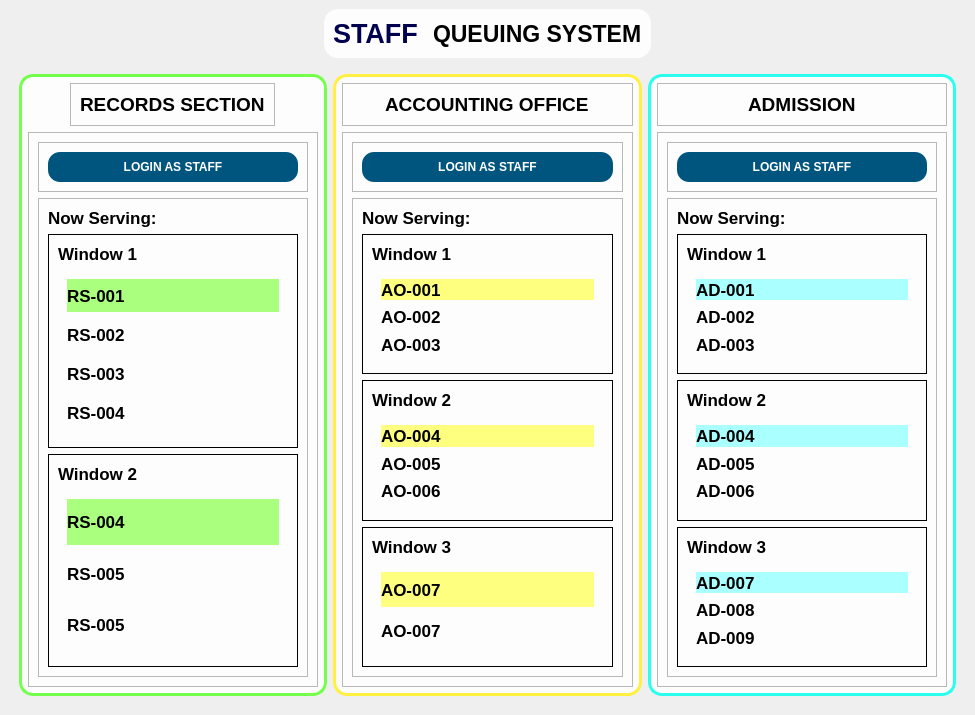
<?xml version="1.0" encoding="UTF-8"?>
<ui version="4.0">
 <class>MainWindow</class>
 <widget class="QMainWindow" name="MainWindow">
  <property name="geometry">
   <rect>
    <x>0</x>
    <y>0</y>
    <width>975</width>
    <height>715</height>
   </rect>
  </property>
  <property name="windowTitle">
   <string>MainWindow</string>
  </property>
  <widget class="QWidget" name="centralwidget">
   <property name="styleSheet">
    <string notr="true">#bottomframe {
	background: transparent;
}
#accounting, #records, #admission, #title{
	background: transparent;
	border-radius: 14px;	
	background-color: rgba(255, 255, 255, 220);
}
#records {
	border: 3px solid  rgb(115, 255, 76);
}
#accounting {
	border: 3px solid rgb(255, 240, 65);
}
#admission {
	border: 3px solid rgb(42, 255, 238);
}

#centralwidget {
	background: url(:/image/staff-bg.jpeg);

}
#winsactg QLabel, #winsrs QLabel, #adwin QLabel{
	font-size: 17px;
	font-weight: 600;
}
#w1, #w2, #w3, 
#w1_2, #w2_2,
#w1_3, #w2_3, #w3_3 {
	border: 1px solid black;
}
#firstInLine, #firstInLine_2, #firstInLine_3 {	
	background-color: rgb(255, 255, 127);
}
#firstInLine_4, #firstInLine_5, #firstInLine_6 {
	background-color: rgb(170, 255, 255);
}
#firstInLine_7, #firstInLine_8 {
	background-color: rgb(170, 255, 127);
}
QPushButton {
	border: none;
	padding: 8px 0;
	background-color: rgb(0, 85, 127);
	color: white;
	font-size: 12px;
	font-weight: 600;
	border-radius: 12px;
}


</string>
   </property>
   <layout class="QVBoxLayout" name="verticalLayout">
    <item alignment="Qt::AlignHCenter">
     <widget class="QFrame" name="title">
      <property name="font">
       <font>
        <pointsize>20</pointsize>
        <weight>75</weight>
        <bold>true</bold>
       </font>
      </property>
      <property name="frameShape">
       <enum>QFrame::StyledPanel</enum>
      </property>
      <property name="frameShadow">
       <enum>QFrame::Raised</enum>
      </property>
      <layout class="QHBoxLayout" name="horizontalLayout_2">
       <property name="spacing">
        <number>15</number>
       </property>
       <item>
        <widget class="QLabel" name="label_7">
         <property name="font">
          <font>
           <pointsize>20</pointsize>
           <weight>75</weight>
           <bold>true</bold>
          </font>
         </property>
         <property name="text">
          <string>&lt;html&gt;&lt;head/&gt;&lt;body&gt;&lt;p&gt;&lt;span style=&quot; color:#00004f;&quot;&gt;STAFF&lt;/span&gt;&lt;/p&gt;&lt;/body&gt;&lt;/html&gt;</string>
         </property>
        </widget>
       </item>
       <item>
        <widget class="QLabel" name="label">
         <property name="font">
          <font>
           <pointsize>17</pointsize>
           <weight>75</weight>
           <bold>true</bold>
          </font>
         </property>
         <property name="text">
          <string>QUEUING SYSTEM</string>
         </property>
        </widget>
       </item>
      </layout>
     </widget>
    </item>
    <item>
     <widget class="QFrame" name="bottomframe">
      <property name="enabled">
       <bool>true</bool>
      </property>
      <property name="sizePolicy">
       <sizepolicy hsizetype="Preferred" vsizetype="Expanding">
        <horstretch>0</horstretch>
        <verstretch>0</verstretch>
       </sizepolicy>
      </property>
      <property name="frameShape">
       <enum>QFrame::StyledPanel</enum>
      </property>
      <property name="frameShadow">
       <enum>QFrame::Raised</enum>
      </property>
      <layout class="QHBoxLayout" name="horizontalLayout">
       <item>
        <widget class="QWidget" name="records" native="true">
         <property name="styleSheet">
          <string notr="true"/>
         </property>
         <layout class="QVBoxLayout" name="verticalLayout_3">
          <item alignment="Qt::AlignHCenter">
           <widget class="QFrame" name="frame">
            <property name="frameShape">
             <enum>QFrame::StyledPanel</enum>
            </property>
            <property name="frameShadow">
             <enum>QFrame::Raised</enum>
            </property>
            <layout class="QVBoxLayout" name="verticalLayout_4">
             <item alignment="Qt::AlignHCenter|Qt::AlignTop">
              <widget class="QLabel" name="label_2">
               <property name="font">
                <font>
                 <pointsize>14</pointsize>
                 <weight>75</weight>
                 <bold>true</bold>
                </font>
               </property>
               <property name="text">
                <string>RECORDS SECTION</string>
               </property>
              </widget>
             </item>
            </layout>
           </widget>
          </item>
          <item>
           <widget class="QFrame" name="frame_2">
            <property name="sizePolicy">
             <sizepolicy hsizetype="Preferred" vsizetype="MinimumExpanding">
              <horstretch>0</horstretch>
              <verstretch>0</verstretch>
             </sizepolicy>
            </property>
            <property name="frameShape">
             <enum>QFrame::StyledPanel</enum>
            </property>
            <property name="frameShadow">
             <enum>QFrame::Raised</enum>
            </property>
            <layout class="QVBoxLayout" name="verticalLayout_5">
             <item>
              <widget class="QFrame" name="frame_5">
               <property name="frameShape">
                <enum>QFrame::StyledPanel</enum>
               </property>
               <property name="frameShadow">
                <enum>QFrame::Raised</enum>
               </property>
               <layout class="QVBoxLayout" name="verticalLayout_10">
                <item>
                 <widget class="QPushButton" name="Recordbtn">
                  <property name="text">
                   <string>LOGIN AS STAFF</string>
                  </property>
                 </widget>
                </item>
               </layout>
              </widget>
             </item>
             <item>
              <widget class="QFrame" name="winsrs">
               <property name="sizePolicy">
                <sizepolicy hsizetype="Preferred" vsizetype="MinimumExpanding">
                 <horstretch>0</horstretch>
                 <verstretch>0</verstretch>
                </sizepolicy>
               </property>
               <property name="frameShape">
                <enum>QFrame::StyledPanel</enum>
               </property>
               <property name="frameShadow">
                <enum>QFrame::Raised</enum>
               </property>
               <layout class="QVBoxLayout" name="verticalLayout_9">
                <item>
                 <widget class="QLabel" name="label_4">
                  <property name="font">
                   <font>
                    <pointsize>-1</pointsize>
                    <weight>75</weight>
                    <bold>true</bold>
                   </font>
                  </property>
                  <property name="text">
                   <string>Now Serving: </string>
                  </property>
                 </widget>
                </item>
                <item>
                 <widget class="QFrame" name="w1_2">
                  <property name="frameShape">
                   <enum>QFrame::StyledPanel</enum>
                  </property>
                  <property name="frameShadow">
                   <enum>QFrame::Raised</enum>
                  </property>
                  <layout class="QVBoxLayout" name="verticalLayout_11">
                   <item alignment="Qt::AlignTop">
                    <widget class="QLabel" name="label_5">
                     <property name="font">
                      <font>
                       <pointsize>-1</pointsize>
                       <weight>75</weight>
                       <bold>true</bold>
                      </font>
                     </property>
                     <property name="text">
                      <string>Window 1</string>
                     </property>
                    </widget>
                   </item>
                   <item>
                    <widget class="QWidget" name="widget" native="true">
                     <property name="sizePolicy">
                      <sizepolicy hsizetype="Preferred" vsizetype="Expanding">
                       <horstretch>0</horstretch>
                       <verstretch>0</verstretch>
                      </sizepolicy>
                     </property>
                     <layout class="QVBoxLayout" name="verticalLayout_13">
                      <item>
                       <widget class="QLabel" name="firstInLine_7">
                        <property name="text">
                         <string>RS-001</string>
                        </property>
                       </widget>
                      </item>
                      <item>
                       <widget class="QLabel" name="label_8">
                        <property name="text">
                         <string>RS-002</string>
                        </property>
                       </widget>
                      </item>
                      <item>
                       <widget class="QLabel" name="label_13">
                        <property name="text">
                         <string>RS-003</string>
                        </property>
                       </widget>
                      </item>
                      <item>
                       <widget class="QLabel" name="label_9">
                        <property name="text">
                         <string>RS-004</string>
                        </property>
                       </widget>
                      </item>
                     </layout>
                    </widget>
                   </item>
                  </layout>
                 </widget>
                </item>
                <item>
                 <widget class="QFrame" name="w2_2">
                  <property name="frameShape">
                   <enum>QFrame::StyledPanel</enum>
                  </property>
                  <property name="frameShadow">
                   <enum>QFrame::Raised</enum>
                  </property>
                  <layout class="QVBoxLayout" name="verticalLayout_12">
                   <item alignment="Qt::AlignTop">
                    <widget class="QLabel" name="label_6">
                     <property name="font">
                      <font>
                       <pointsize>-1</pointsize>
                       <weight>75</weight>
                       <bold>true</bold>
                      </font>
                     </property>
                     <property name="text">
                      <string>Window 2</string>
                     </property>
                    </widget>
                   </item>
                   <item>
                    <widget class="QWidget" name="widget_4" native="true">
                     <property name="sizePolicy">
                      <sizepolicy hsizetype="Preferred" vsizetype="MinimumExpanding">
                       <horstretch>0</horstretch>
                       <verstretch>0</verstretch>
                      </sizepolicy>
                     </property>
                     <layout class="QVBoxLayout" name="verticalLayout_14">
                      <item>
                       <widget class="QLabel" name="firstInLine_8">
                        <property name="text">
                         <string>RS-004</string>
                        </property>
                       </widget>
                      </item>
                      <item>
                       <widget class="QLabel" name="label_12">
                        <property name="text">
                         <string>RS-005</string>
                        </property>
                       </widget>
                      </item>
                      <item>
                       <widget class="QLabel" name="label_11">
                        <property name="text">
                         <string>RS-005</string>
                        </property>
                       </widget>
                      </item>
                     </layout>
                    </widget>
                   </item>
                  </layout>
                 </widget>
                </item>
               </layout>
              </widget>
             </item>
            </layout>
           </widget>
          </item>
         </layout>
        </widget>
       </item>
       <item>
        <widget class="QWidget" name="accounting" native="true">
         <layout class="QVBoxLayout" name="verticalLayout_6">
          <item>
           <widget class="QFrame" name="frame_3">
            <property name="frameShape">
             <enum>QFrame::StyledPanel</enum>
            </property>
            <property name="frameShadow">
             <enum>QFrame::Raised</enum>
            </property>
            <layout class="QVBoxLayout" name="verticalLayout_7">
             <item alignment="Qt::AlignHCenter|Qt::AlignTop">
              <widget class="QLabel" name="label_3">
               <property name="font">
                <font>
                 <pointsize>14</pointsize>
                 <weight>75</weight>
                 <bold>true</bold>
                </font>
               </property>
               <property name="text">
                <string>ACCOUNTING OFFICE</string>
               </property>
              </widget>
             </item>
            </layout>
           </widget>
          </item>
          <item>
           <widget class="QFrame" name="frame_4">
            <property name="sizePolicy">
             <sizepolicy hsizetype="Preferred" vsizetype="MinimumExpanding">
              <horstretch>0</horstretch>
              <verstretch>0</verstretch>
             </sizepolicy>
            </property>
            <property name="frameShape">
             <enum>QFrame::StyledPanel</enum>
            </property>
            <property name="frameShadow">
             <enum>QFrame::Raised</enum>
            </property>
            <layout class="QVBoxLayout" name="verticalLayout_8">
             <item>
              <widget class="QFrame" name="frame_9">
               <property name="frameShape">
                <enum>QFrame::StyledPanel</enum>
               </property>
               <property name="frameShadow">
                <enum>QFrame::Raised</enum>
               </property>
               <layout class="QVBoxLayout" name="verticalLayout_15">
                <item>
                 <widget class="QPushButton" name="Accountingbtn">
                  <property name="text">
                   <string>LOGIN AS STAFF</string>
                  </property>
                 </widget>
                </item>
               </layout>
              </widget>
             </item>
             <item>
              <widget class="QFrame" name="winsactg">
               <property name="sizePolicy">
                <sizepolicy hsizetype="Preferred" vsizetype="Expanding">
                 <horstretch>0</horstretch>
                 <verstretch>0</verstretch>
                </sizepolicy>
               </property>
               <property name="frameShape">
                <enum>QFrame::StyledPanel</enum>
               </property>
               <property name="frameShadow">
                <enum>QFrame::Raised</enum>
               </property>
               <layout class="QVBoxLayout" name="verticalLayout_16">
                <item>
                 <widget class="QLabel" name="label_14">
                  <property name="font">
                   <font>
                    <pointsize>-1</pointsize>
                    <weight>75</weight>
                    <bold>true</bold>
                   </font>
                  </property>
                  <property name="text">
                   <string>Now Serving:</string>
                  </property>
                 </widget>
                </item>
                <item>
                 <widget class="QFrame" name="w1">
                  <property name="frameShape">
                   <enum>QFrame::StyledPanel</enum>
                  </property>
                  <property name="frameShadow">
                   <enum>QFrame::Raised</enum>
                  </property>
                  <layout class="QVBoxLayout" name="verticalLayout_17">
                   <item alignment="Qt::AlignTop">
                    <widget class="QLabel" name="label_15">
                     <property name="font">
                      <font>
                       <pointsize>-1</pointsize>
                       <weight>75</weight>
                       <bold>true</bold>
                      </font>
                     </property>
                     <property name="text">
                      <string>Window 1</string>
                     </property>
                    </widget>
                   </item>
                   <item>
                    <widget class="QWidget" name="widget_2" native="true">
                     <property name="sizePolicy">
                      <sizepolicy hsizetype="Preferred" vsizetype="Expanding">
                       <horstretch>0</horstretch>
                       <verstretch>0</verstretch>
                      </sizepolicy>
                     </property>
                     <layout class="QVBoxLayout" name="verticalLayout_20">
                      <item>
                       <widget class="QLabel" name="firstInLine">
                        <property name="text">
                         <string>AO-001</string>
                        </property>
                       </widget>
                      </item>
                      <item>
                       <widget class="QLabel" name="label_20">
                        <property name="text">
                         <string>AO-002</string>
                        </property>
                       </widget>
                      </item>
                      <item>
                       <widget class="QLabel" name="label_19">
                        <property name="text">
                         <string>AO-003</string>
                        </property>
                       </widget>
                      </item>
                     </layout>
                    </widget>
                   </item>
                  </layout>
                 </widget>
                </item>
                <item>
                 <widget class="QFrame" name="w2">
                  <property name="frameShape">
                   <enum>QFrame::StyledPanel</enum>
                  </property>
                  <property name="frameShadow">
                   <enum>QFrame::Raised</enum>
                  </property>
                  <layout class="QVBoxLayout" name="verticalLayout_19">
                   <item>
                    <widget class="QLabel" name="label_17">
                     <property name="font">
                      <font>
                       <pointsize>-1</pointsize>
                       <weight>75</weight>
                       <bold>true</bold>
                      </font>
                     </property>
                     <property name="text">
                      <string>Window 2</string>
                     </property>
                    </widget>
                   </item>
                   <item>
                    <widget class="QWidget" name="widget_6" native="true">
                     <property name="sizePolicy">
                      <sizepolicy hsizetype="Preferred" vsizetype="Expanding">
                       <horstretch>0</horstretch>
                       <verstretch>0</verstretch>
                      </sizepolicy>
                     </property>
                     <layout class="QVBoxLayout" name="verticalLayout_21">
                      <item>
                       <widget class="QLabel" name="firstInLine_2">
                        <property name="text">
                         <string>AO-004</string>
                        </property>
                       </widget>
                      </item>
                      <item>
                       <widget class="QLabel" name="label_21">
                        <property name="text">
                         <string>AO-005</string>
                        </property>
                       </widget>
                      </item>
                      <item>
                       <widget class="QLabel" name="label_22">
                        <property name="text">
                         <string>AO-006</string>
                        </property>
                       </widget>
                      </item>
                     </layout>
                    </widget>
                   </item>
                  </layout>
                 </widget>
                </item>
                <item>
                 <widget class="QFrame" name="w3">
                  <property name="frameShape">
                   <enum>QFrame::StyledPanel</enum>
                  </property>
                  <property name="frameShadow">
                   <enum>QFrame::Raised</enum>
                  </property>
                  <layout class="QVBoxLayout" name="verticalLayout_18">
                   <item alignment="Qt::AlignTop">
                    <widget class="QLabel" name="label_16">
                     <property name="font">
                      <font>
                       <pointsize>-1</pointsize>
                       <weight>75</weight>
                       <bold>true</bold>
                      </font>
                     </property>
                     <property name="text">
                      <string>Window 3</string>
                     </property>
                    </widget>
                   </item>
                   <item>
                    <widget class="QWidget" name="widget_5" native="true">
                     <property name="sizePolicy">
                      <sizepolicy hsizetype="Preferred" vsizetype="Expanding">
                       <horstretch>0</horstretch>
                       <verstretch>0</verstretch>
                      </sizepolicy>
                     </property>
                     <layout class="QVBoxLayout" name="verticalLayout_22">
                      <item>
                       <widget class="QLabel" name="firstInLine_3">
                        <property name="text">
                         <string>AO-007</string>
                        </property>
                       </widget>
                      </item>
                      <item>
                       <widget class="QLabel" name="label_25">
                        <property name="text">
                         <string>AO-007</string>
                        </property>
                       </widget>
                      </item>
                     </layout>
                    </widget>
                   </item>
                  </layout>
                 </widget>
                </item>
               </layout>
              </widget>
             </item>
            </layout>
           </widget>
          </item>
         </layout>
        </widget>
       </item>
       <item>
        <widget class="QWidget" name="admission" native="true">
         <layout class="QVBoxLayout" name="verticalLayout_23">
          <item>
           <widget class="QFrame" name="frame_6">
            <property name="frameShape">
             <enum>QFrame::StyledPanel</enum>
            </property>
            <property name="frameShadow">
             <enum>QFrame::Raised</enum>
            </property>
            <layout class="QVBoxLayout" name="verticalLayout_24">
             <item alignment="Qt::AlignHCenter|Qt::AlignTop">
              <widget class="QLabel" name="label_18">
               <property name="font">
                <font>
                 <pointsize>14</pointsize>
                 <weight>75</weight>
                 <bold>true</bold>
                </font>
               </property>
               <property name="text">
                <string>ADMISSION</string>
               </property>
              </widget>
             </item>
            </layout>
           </widget>
          </item>
          <item>
           <widget class="QFrame" name="admissionframe">
            <property name="sizePolicy">
             <sizepolicy hsizetype="Preferred" vsizetype="Expanding">
              <horstretch>0</horstretch>
              <verstretch>0</verstretch>
             </sizepolicy>
            </property>
            <property name="frameShape">
             <enum>QFrame::StyledPanel</enum>
            </property>
            <property name="frameShadow">
             <enum>QFrame::Raised</enum>
            </property>
            <layout class="QVBoxLayout" name="verticalLayout_25">
             <item>
              <widget class="QFrame" name="frame_8">
               <property name="frameShape">
                <enum>QFrame::StyledPanel</enum>
               </property>
               <property name="frameShadow">
                <enum>QFrame::Raised</enum>
               </property>
               <layout class="QVBoxLayout" name="verticalLayout_26">
                <item>
                 <widget class="QPushButton" name="Admissionbtn">
                  <property name="text">
                   <string>LOGIN AS STAFF</string>
                  </property>
                 </widget>
                </item>
               </layout>
              </widget>
             </item>
             <item>
              <widget class="QFrame" name="adwin">
               <property name="sizePolicy">
                <sizepolicy hsizetype="Preferred" vsizetype="Expanding">
                 <horstretch>0</horstretch>
                 <verstretch>0</verstretch>
                </sizepolicy>
               </property>
               <property name="frameShape">
                <enum>QFrame::StyledPanel</enum>
               </property>
               <property name="frameShadow">
                <enum>QFrame::Raised</enum>
               </property>
               <layout class="QVBoxLayout" name="verticalLayout_27">
                <item>
                 <widget class="QLabel" name="label_23">
                  <property name="font">
                   <font>
                    <pointsize>-1</pointsize>
                    <weight>75</weight>
                    <bold>true</bold>
                   </font>
                  </property>
                  <property name="text">
                   <string>Now Serving: </string>
                  </property>
                 </widget>
                </item>
                <item>
                 <widget class="QFrame" name="w1_3">
                  <property name="frameShape">
                   <enum>QFrame::StyledPanel</enum>
                  </property>
                  <property name="frameShadow">
                   <enum>QFrame::Raised</enum>
                  </property>
                  <layout class="QVBoxLayout" name="verticalLayout_28">
                   <item alignment="Qt::AlignTop">
                    <widget class="QLabel" name="label_24">
                     <property name="text">
                      <string>Window 1</string>
                     </property>
                    </widget>
                   </item>
                   <item>
                    <widget class="QWidget" name="widget_3" native="true">
                     <property name="sizePolicy">
                      <sizepolicy hsizetype="Preferred" vsizetype="Expanding">
                       <horstretch>0</horstretch>
                       <verstretch>0</verstretch>
                      </sizepolicy>
                     </property>
                     <layout class="QVBoxLayout" name="verticalLayout_31">
                      <item>
                       <widget class="QLabel" name="firstInLine_4">
                        <property name="text">
                         <string>AD-001</string>
                        </property>
                       </widget>
                      </item>
                      <item>
                       <widget class="QLabel" name="label_30">
                        <property name="text">
                         <string>AD-002</string>
                        </property>
                       </widget>
                      </item>
                      <item>
                       <widget class="QLabel" name="label_29">
                        <property name="text">
                         <string>AD-003</string>
                        </property>
                       </widget>
                      </item>
                     </layout>
                    </widget>
                   </item>
                  </layout>
                 </widget>
                </item>
                <item>
                 <widget class="QFrame" name="w2_3">
                  <property name="frameShape">
                   <enum>QFrame::StyledPanel</enum>
                  </property>
                  <property name="frameShadow">
                   <enum>QFrame::Raised</enum>
                  </property>
                  <layout class="QVBoxLayout" name="verticalLayout_29">
                   <item alignment="Qt::AlignTop">
                    <widget class="QLabel" name="label_26">
                     <property name="text">
                      <string>Window 2</string>
                     </property>
                    </widget>
                   </item>
                   <item>
                    <widget class="QWidget" name="widget_7" native="true">
                     <property name="sizePolicy">
                      <sizepolicy hsizetype="Preferred" vsizetype="Expanding">
                       <horstretch>0</horstretch>
                       <verstretch>0</verstretch>
                      </sizepolicy>
                     </property>
                     <layout class="QVBoxLayout" name="verticalLayout_32">
                      <item>
                       <widget class="QLabel" name="firstInLine_5">
                        <property name="text">
                         <string>AD-004</string>
                        </property>
                       </widget>
                      </item>
                      <item>
                       <widget class="QLabel" name="label_32">
                        <property name="text">
                         <string>AD-005</string>
                        </property>
                       </widget>
                      </item>
                      <item>
                       <widget class="QLabel" name="label_33">
                        <property name="text">
                         <string>AD-006</string>
                        </property>
                       </widget>
                      </item>
                     </layout>
                    </widget>
                   </item>
                  </layout>
                 </widget>
                </item>
                <item>
                 <widget class="QFrame" name="w3_3">
                  <property name="frameShape">
                   <enum>QFrame::StyledPanel</enum>
                  </property>
                  <property name="frameShadow">
                   <enum>QFrame::Raised</enum>
                  </property>
                  <layout class="QVBoxLayout" name="verticalLayout_30">
                   <item>
                    <widget class="QLabel" name="label_27">
                     <property name="text">
                      <string>Window 3</string>
                     </property>
                    </widget>
                   </item>
                   <item>
                    <widget class="QWidget" name="widget_8" native="true">
                     <property name="sizePolicy">
                      <sizepolicy hsizetype="Preferred" vsizetype="Expanding">
                       <horstretch>0</horstretch>
                       <verstretch>0</verstretch>
                      </sizepolicy>
                     </property>
                     <layout class="QVBoxLayout" name="verticalLayout_33">
                      <item>
                       <widget class="QLabel" name="firstInLine_6">
                        <property name="text">
                         <string>AD-007</string>
                        </property>
                       </widget>
                      </item>
                      <item>
                       <widget class="QLabel" name="label_34">
                        <property name="text">
                         <string>AD-008</string>
                        </property>
                       </widget>
                      </item>
                      <item>
                       <widget class="QLabel" name="label_36">
                        <property name="text">
                         <string>AD-009</string>
                        </property>
                       </widget>
                      </item>
                     </layout>
                    </widget>
                   </item>
                  </layout>
                 </widget>
                </item>
               </layout>
              </widget>
             </item>
            </layout>
           </widget>
          </item>
         </layout>
        </widget>
       </item>
      </layout>
     </widget>
    </item>
   </layout>
  </widget>
 </widget>
 <resources>
  <include location="../image/assets.qrc"/>
 </resources>
 <connections/>
</ui>
